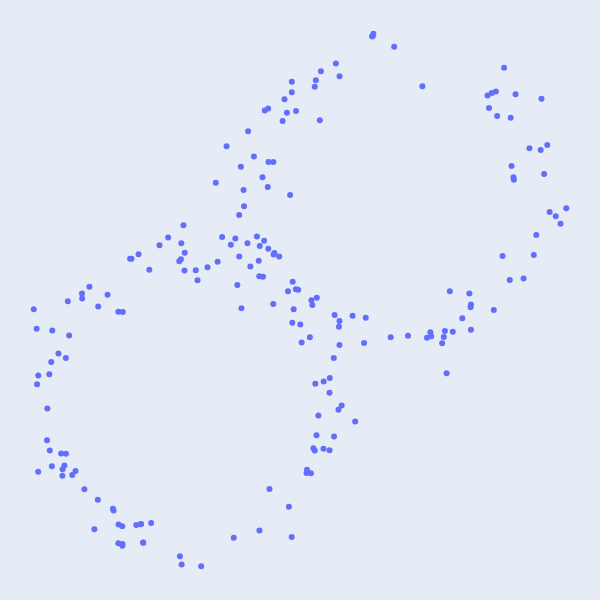

Source (notebook cell):
### Markdown cell above
## Vietoris-Rips Complex

We saw this construction on the first day of class.  First, we obtain a point sample

### Code cell
def gen_fig_8(n, r=1.0, sigma=0.1):
    X = np.random.randn(n,2)
    X = r * X / np.linalg.norm(X, axis=1).reshape(-1,1)
    X += sigma*np.random.randn(n, 2) + np.random.choice([-1/np.sqrt(2),1/np.sqrt(2)], size=(n,1))
    return X

n = 200
X = gen_fig_8(n)

fig = px.scatter(x = X[:,0], y=X[:,1], width=600, height=600)
fig.update_layout(margin=dict(l=0, r=0, t=0, b=0))
fig.update_xaxes(visible=False)
fig.update_yaxes(visible=False)
fig.write_image("images/03/sample_0.pdf")
fig.show()

### Figure 1 — Plotly figure (JSON) as saved in the notebook; plotly's stock layout.template omitted (floating-point values rounded to 4 significant figures; data arrays with more than 128 entries replaced by an {"elided": "..."} marker saying what was removed)
{"data": [{"hovertemplate": "x=%{x}<br>y=%{y}<extra></extra>", "legendgroup": "", "marker": {"color": "#636efa", "symbol": "circle"}, "mode": "markers", "name": "", "orientation": "v", "showlegend": false, "type": "scatter", "x": {"elided": "200 float values"}, "xaxis": "x", "y": {"elided": "200 float values"}, "yaxis": "y"}], "layout": {"height": 600, "legend": {"tracegroupgap": 0}, "margin": {"b": 0, "l": 0, "r": 0, "t": 0}, "width": 600, "xaxis": {"anchor": "y", "domain": [0, 1], "title": {"text": "x"}, "visible": false}, "yaxis": {"anchor": "x", "domain": [0, 1], "title": {"text": "y"}, "visible": false}}}
